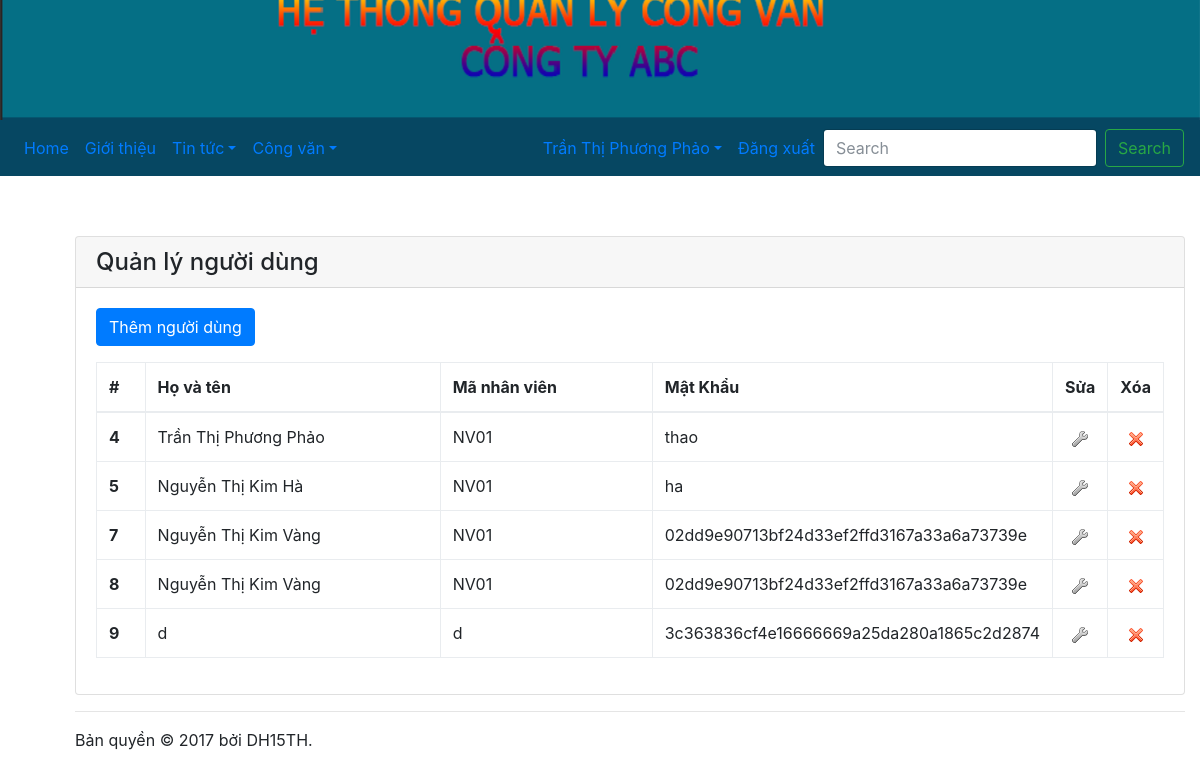
/nguoidung.php (signed in), run on the app's committed database.
### tables this page shows
CREATE TABLE IF NOT EXISTS `nguoidung` (
`ID` int(11) NOT NULL,
  `HoVaTen` varchar(50) NOT NULL,
  `Manv` varchar(10) NOT NULL,
  `MatKhau` varchar(50) NOT NULL,
  `QuyenHan` tinyint(4) NOT NULL,
  `Khoa` tinyint(4) NOT NULL,
  `Chucvu` varchar(50) NOT NULL
);

### nguoidung.php (the view, shortened to what this page needs)
<?php
	require_once "config.php";
	$sql = "SELECT * FROM nguoidung";
	$danhsach = mysqli_query($link, $sql);
?>
<!DOCTYPE html>
<html lang="en">
	<head>
		<link rel="stylesheet" href="css/bootstrap.min.css" />
		<link rel="stylesheet" href="css/bootstrap-custom.css" />
	</head>
	<body>
		<?php include_once "navbar.php"; ?>
			<div class="container" style="margin: 5% 8% 2% 5%;">
			<div class="card">
				<h4 class="card-header">Quản lý người dùng</h4>
				<div class="card-body">
					<p><a class="btn btn-primary" href="nguoidung_them.php" role="button">Thêm người dùng</a></p>
					<table class="table table-bordered table-hover table-responsive">
						<thead>
							<tr>
								<th width="5%">#</th>
								<th width="35%">Họ và tên</th>
								<th width="25%">Mã nhân viên</th>
								<th width="25%">Mật Khẩu</th>
								<th width="5%">Sửa</th>
								<th width="5%">Xóa</th>
							</tr>
						</thead>
						<tbody>
							<?php
								while($dong = mysqli_fetch_array($danhsach))
								{
									echo "<tr>";
										echo "<th>{$dong['ID']}</th>";
										echo "<td>{$dong['HoVaTen']}</td>";
										echo "<td>{$dong['Manv']}</td>";
										echo "<td>{$dong['MatKhau']}</td>";
										echo "<td class='text-center'><a href='nguoidung_sua.php?id={$dong['ID']}'><img src='img/edit.png' /></a></td>";
										echo "<td class='text-center'><a onclick='return confirm(\"Bạn có muốn xóa người dùng {$dong['HoVaTen']} không?\");' href='nguoidung_xoa.php?id={$dong['ID']}'><img src='img/delete.png' /></a></td>";
									echo "</tr>";
								}
							?>
						</tbody>
					</table>
				</div>
			</div>
			<hr />
			<footer>Bản quyền &copy; <?php echo date("Y") ?> bởi DH15TH.</footer>
		</div>
	</body>
</html>

### data on the page
nguoidung: ID "4", HoVaTen "Trần Thị Phương Phảo", Manv "NV01", MatKhau "thao"
nguoidung: ID "5", HoVaTen "Nguyễn Thị Kim Hà", Manv "NV01", MatKhau "ha"
nguoidung: ID "7", HoVaTen "Nguyễn Thị Kim Vàng", Manv "NV01", MatKhau "02dd9e90713bf24d33ef2ffd3167a33a6a73739e"
nguoidung: ID "8", HoVaTen "Nguyễn Thị Kim Vàng", Manv "NV01", MatKhau "02dd9e90713bf24d33ef2ffd3167a33a6a73739e"
nguoidung: ID "9", HoVaTen "d", Manv "d", MatKhau "3c363836cf4e16666669a25da280a1865c2d2874"

### other printed values
$_SESSION['HoVaTen'] "Trần Thị Phương Phảo"
